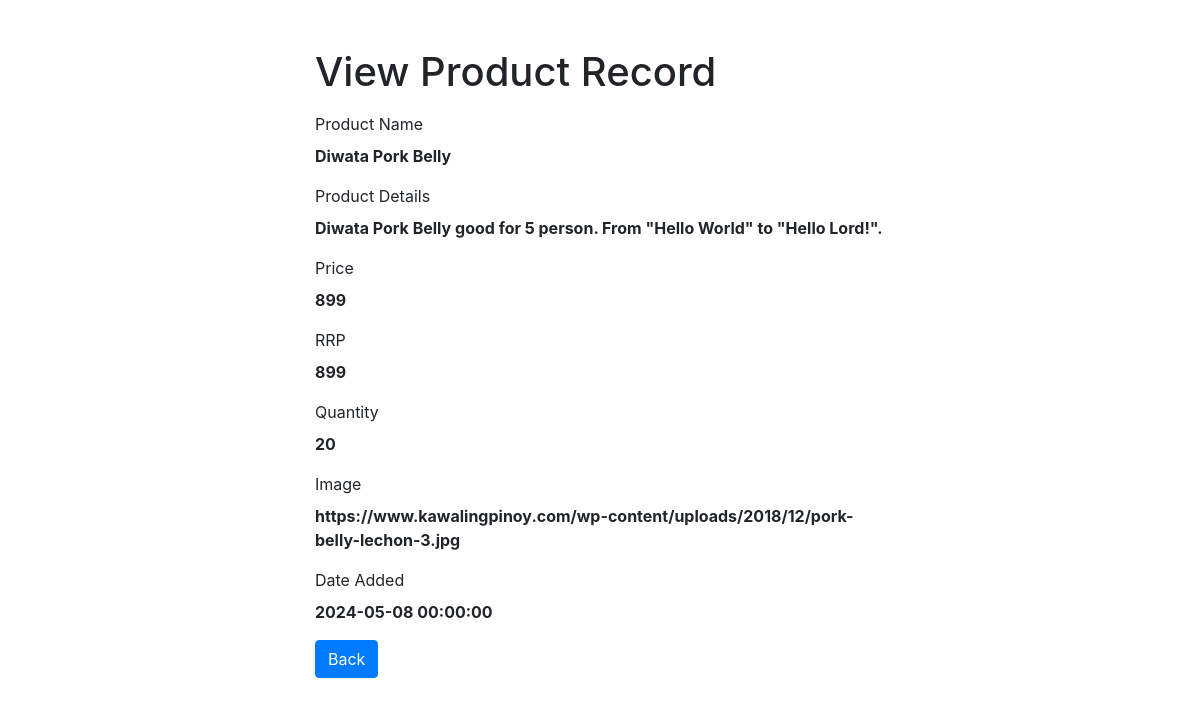
Page /admin/public/inventory/read.php?id=5 on the committed database.
### tables this page shows
CREATE TABLE `products` (
  `id` int(11) NOT NULL,
  `title` varchar(200) NOT NULL,
  `description` text NOT NULL,
  `price` decimal(10,0) NOT NULL,
  `rrp` decimal(10,0) NOT NULL DEFAULT 0,
  `quantity` int(11) NOT NULL,
  `img` text NOT NULL,
  `date_added` datetime NOT NULL DEFAULT current_timestamp()
);

### admin/public/inventory/read.php (the view, shortened to what this page needs)
<?php
if(isset($_GET["id"]) && !empty(trim($_GET["id"]))){
    require_once $_SERVER['DOCUMENT_ROOT'] . "/admin/db/config.php";
    $sql = "SELECT * FROM products WHERE id = :id";
    if($stmt = $pdo->prepare($sql)){
        $stmt->bindParam(":id", $param_id);
        if($stmt->execute()){
            if($stmt->rowCount() == 1){
                $row = $stmt->fetch(PDO::FETCH_ASSOC);
                $product_name = $row["title"];
                $product_details = $row["description"];
                $product_price = $row["price"];
                $product_rrp = $row["rrp"];
                $product_quantity = $row["quantity"];
                $product_img = $row["img"];
                $date_added = $row["date_added"];
            } else{
                header("location: ../public/error.php");
                exit();
            }
        } else{
            echo "Oops! Something went wrong. Please try again later.";
        }
    }
} else{
    header("location: ../public/error.php");
    exit();
}
?>
<!DOCTYPE html>
<html lang="en">
<head>
    <link rel="stylesheet" href="https://stackpath.bootstrapcdn.com/bootstrap/4.5.2/css/bootstrap.min.css">
</head>
<body>
    <div class="wrapper">
        <div class="container-fluid">
            <div class="row">
                <div class="col-md-12">
                    <h1 class="mt-5 mb-3">View Product Record</h1>
                    <div class="form-group">
                        <label>Product Name</label>
                        <p><b><?php echo htmlspecialchars($product_name); ?></b></p>
                    </div>
                    <div class="form-group">
                        <label>Product Details</label>
                        <p><b><?php echo htmlspecialchars($product_details); ?></b></p>
                    </div>
                    <div class="form-group">
                        <label>Price</label>
                        <p><b><?php echo htmlspecialchars($product_price); ?></b></p>
                    </div>
                    <div class="form-group">
                        <label>RRP</label>
                        <p><b><?php echo htmlspecialchars($product_rrp); ?></b></p>
                    </div>
                    <div class="form-group">
                        <label>Quantity</label>
                        <p><b><?php echo htmlspecialchars($product_quantity); ?></b></p>
                    </div>
                    <div class="form-group">
                        <label>Image</label>
                        <p><b><?php echo htmlspecialchars($product_img); ?></b></p>
                    </div>
                    <div class="form-group">
                        <label>Date Added</label>
                        <p><b><?php echo htmlspecialchars($date_added); ?></b></p>
                    </div>
                    <p><a href="../products.php" class="btn btn-primary">Back</a></p>
                </div>
            </div>
        </div>
    </div>
</body>
</html>

### admin/public/inventory/read.php (style rules this page uses)
.wrapper { width: 600px; margin: 0 auto; }

### rows in the picture
products: title "Diwata Pork Belly", description "Diwata Pork Belly good for 5 person. From \"Hello World\" to \"Hello Lord!\".", price "899", rrp "899", quantity "20", img "https://www.kawalingpinoy.com/wp-content/uploads/2018/12/pork-belly-lechon-3.jpg", date_added "2024-05-08 00:00:00"
